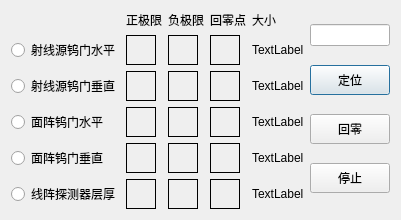
<?xml version="1.0" encoding="UTF-8"?>
<ui version="4.0">
 <class>colimateControlDialog</class>
 <widget class="QDialog" name="colimateControlDialog">
  <property name="geometry">
   <rect>
    <x>0</x>
    <y>0</y>
    <width>338</width>
    <height>214</height>
   </rect>
  </property>
  <property name="windowTitle">
   <string>colimateControlDialog</string>
  </property>
  <layout class="QHBoxLayout" name="horizontalLayout">
   <item>
    <layout class="QGridLayout" name="gridLayout">
     <item row="0" column="0">
      <widget class="QLabel" name="Label_6">
       <property name="text">
        <string/>
       </property>
       <property name="alignment">
        <set>Qt::AlignLeading|Qt::AlignLeft|Qt::AlignVCenter</set>
       </property>
      </widget>
     </item>
     <item row="0" column="1">
      <widget class="QLabel" name="Label_3">
       <property name="text">
        <string>正极限</string>
       </property>
       <property name="alignment">
        <set>Qt::AlignLeading|Qt::AlignLeft|Qt::AlignVCenter</set>
       </property>
      </widget>
     </item>
     <item row="0" column="2">
      <widget class="QLabel" name="Label_4">
       <property name="text">
        <string>负极限</string>
       </property>
       <property name="alignment">
        <set>Qt::AlignLeading|Qt::AlignLeft|Qt::AlignVCenter</set>
       </property>
      </widget>
     </item>
     <item row="0" column="3">
      <widget class="QLabel" name="Label_5">
       <property name="text">
        <string>回零点</string>
       </property>
       <property name="alignment">
        <set>Qt::AlignLeading|Qt::AlignLeft|Qt::AlignVCenter</set>
       </property>
      </widget>
     </item>
     <item row="0" column="4">
      <widget class="QLabel" name="Label_2">
       <property name="text">
        <string>大小</string>
       </property>
       <property name="alignment">
        <set>Qt::AlignLeading|Qt::AlignLeft|Qt::AlignVCenter</set>
       </property>
      </widget>
     </item>
     <item row="1" column="0">
      <widget class="QRadioButton" name="rayHRadioButton">
       <property name="text">
        <string>射线源钨门水平</string>
       </property>
      </widget>
     </item>
     <item row="1" column="1">
      <widget class="QLabel" name="rayHNegativeLimitLabel">
       <property name="sizePolicy">
        <sizepolicy hsizetype="Preferred" vsizetype="Preferred">
         <horstretch>0</horstretch>
         <verstretch>0</verstretch>
        </sizepolicy>
       </property>
       <property name="minimumSize">
        <size>
         <width>30</width>
         <height>30</height>
        </size>
       </property>
       <property name="maximumSize">
        <size>
         <width>30</width>
         <height>30</height>
        </size>
       </property>
       <property name="autoFillBackground">
        <bool>true</bool>
       </property>
       <property name="frameShape">
        <enum>QFrame::Box</enum>
       </property>
       <property name="text">
        <string/>
       </property>
      </widget>
     </item>
     <item row="1" column="2">
      <widget class="QLabel" name="rayHPositiveLimitLabel">
       <property name="sizePolicy">
        <sizepolicy hsizetype="Preferred" vsizetype="Preferred">
         <horstretch>0</horstretch>
         <verstretch>0</verstretch>
        </sizepolicy>
       </property>
       <property name="minimumSize">
        <size>
         <width>30</width>
         <height>30</height>
        </size>
       </property>
       <property name="maximumSize">
        <size>
         <width>30</width>
         <height>30</height>
        </size>
       </property>
       <property name="autoFillBackground">
        <bool>true</bool>
       </property>
       <property name="frameShape">
        <enum>QFrame::Box</enum>
       </property>
       <property name="text">
        <string/>
       </property>
      </widget>
     </item>
     <item row="1" column="3">
      <widget class="QLabel" name="rayHZeroLabel">
       <property name="sizePolicy">
        <sizepolicy hsizetype="Preferred" vsizetype="Preferred">
         <horstretch>0</horstretch>
         <verstretch>0</verstretch>
        </sizepolicy>
       </property>
       <property name="minimumSize">
        <size>
         <width>30</width>
         <height>30</height>
        </size>
       </property>
       <property name="maximumSize">
        <size>
         <width>30</width>
         <height>30</height>
        </size>
       </property>
       <property name="autoFillBackground">
        <bool>true</bool>
       </property>
       <property name="frameShape">
        <enum>QFrame::Box</enum>
       </property>
       <property name="text">
        <string/>
       </property>
      </widget>
     </item>
     <item row="1" column="4">
      <widget class="QLabel" name="rayHPositionLabel">
       <property name="text">
        <string>TextLabel</string>
       </property>
      </widget>
     </item>
     <item row="2" column="0">
      <widget class="QRadioButton" name="rayVRadioButton">
       <property name="text">
        <string>射线源钨门垂直</string>
       </property>
      </widget>
     </item>
     <item row="2" column="1">
      <widget class="QLabel" name="rayVNegativeLimitLabel">
       <property name="sizePolicy">
        <sizepolicy hsizetype="Preferred" vsizetype="Preferred">
         <horstretch>0</horstretch>
         <verstretch>0</verstretch>
        </sizepolicy>
       </property>
       <property name="minimumSize">
        <size>
         <width>30</width>
         <height>30</height>
        </size>
       </property>
       <property name="maximumSize">
        <size>
         <width>30</width>
         <height>30</height>
        </size>
       </property>
       <property name="autoFillBackground">
        <bool>true</bool>
       </property>
       <property name="frameShape">
        <enum>QFrame::Box</enum>
       </property>
       <property name="text">
        <string/>
       </property>
      </widget>
     </item>
     <item row="2" column="2">
      <widget class="QLabel" name="rayVPositiveLimitLabel">
       <property name="sizePolicy">
        <sizepolicy hsizetype="Preferred" vsizetype="Preferred">
         <horstretch>0</horstretch>
         <verstretch>0</verstretch>
        </sizepolicy>
       </property>
       <property name="minimumSize">
        <size>
         <width>30</width>
         <height>30</height>
        </size>
       </property>
       <property name="maximumSize">
        <size>
         <width>30</width>
         <height>30</height>
        </size>
       </property>
       <property name="autoFillBackground">
        <bool>true</bool>
       </property>
       <property name="frameShape">
        <enum>QFrame::Box</enum>
       </property>
       <property name="text">
        <string/>
       </property>
      </widget>
     </item>
     <item row="2" column="3">
      <widget class="QLabel" name="rayVZeroLabel">
       <property name="sizePolicy">
        <sizepolicy hsizetype="Preferred" vsizetype="Preferred">
         <horstretch>0</horstretch>
         <verstretch>0</verstretch>
        </sizepolicy>
       </property>
       <property name="minimumSize">
        <size>
         <width>30</width>
         <height>30</height>
        </size>
       </property>
       <property name="maximumSize">
        <size>
         <width>30</width>
         <height>30</height>
        </size>
       </property>
       <property name="autoFillBackground">
        <bool>true</bool>
       </property>
       <property name="frameShape">
        <enum>QFrame::Box</enum>
       </property>
       <property name="text">
        <string/>
       </property>
      </widget>
     </item>
     <item row="2" column="4">
      <widget class="QLabel" name="rayVPositionLabel">
       <property name="text">
        <string>TextLabel</string>
       </property>
      </widget>
     </item>
     <item row="3" column="0">
      <widget class="QRadioButton" name="detHRadioButton">
       <property name="text">
        <string>面阵钨门水平</string>
       </property>
      </widget>
     </item>
     <item row="3" column="1">
      <widget class="QLabel" name="detHNegativeLimitLabel">
       <property name="sizePolicy">
        <sizepolicy hsizetype="Preferred" vsizetype="Preferred">
         <horstretch>0</horstretch>
         <verstretch>0</verstretch>
        </sizepolicy>
       </property>
       <property name="minimumSize">
        <size>
         <width>30</width>
         <height>30</height>
        </size>
       </property>
       <property name="maximumSize">
        <size>
         <width>30</width>
         <height>30</height>
        </size>
       </property>
       <property name="autoFillBackground">
        <bool>true</bool>
       </property>
       <property name="frameShape">
        <enum>QFrame::Box</enum>
       </property>
       <property name="text">
        <string/>
       </property>
      </widget>
     </item>
     <item row="3" column="2">
      <widget class="QLabel" name="detHPositiveLimitLabel">
       <property name="sizePolicy">
        <sizepolicy hsizetype="Preferred" vsizetype="Preferred">
         <horstretch>0</horstretch>
         <verstretch>0</verstretch>
        </sizepolicy>
       </property>
       <property name="minimumSize">
        <size>
         <width>30</width>
         <height>30</height>
        </size>
       </property>
       <property name="maximumSize">
        <size>
         <width>30</width>
         <height>30</height>
        </size>
       </property>
       <property name="autoFillBackground">
        <bool>true</bool>
       </property>
       <property name="frameShape">
        <enum>QFrame::Box</enum>
       </property>
       <property name="text">
        <string/>
       </property>
      </widget>
     </item>
     <item row="3" column="3">
      <widget class="QLabel" name="detHZeroLabel">
       <property name="sizePolicy">
        <sizepolicy hsizetype="Preferred" vsizetype="Preferred">
         <horstretch>0</horstretch>
         <verstretch>0</verstretch>
        </sizepolicy>
       </property>
       <property name="minimumSize">
        <size>
         <width>30</width>
         <height>30</height>
        </size>
       </property>
       <property name="maximumSize">
        <size>
         <width>30</width>
         <height>30</height>
        </size>
       </property>
       <property name="autoFillBackground">
        <bool>true</bool>
       </property>
       <property name="frameShape">
        <enum>QFrame::Box</enum>
       </property>
       <property name="text">
        <string/>
       </property>
      </widget>
     </item>
     <item row="3" column="4">
      <widget class="QLabel" name="detHPositionLabel">
       <property name="text">
        <string>TextLabel</string>
       </property>
      </widget>
     </item>
     <item row="4" column="0">
      <widget class="QRadioButton" name="detVRadioButton">
       <property name="text">
        <string>面阵钨门垂直</string>
       </property>
      </widget>
     </item>
     <item row="4" column="1">
      <widget class="QLabel" name="detVNegativeLimitLabel">
       <property name="sizePolicy">
        <sizepolicy hsizetype="Preferred" vsizetype="Preferred">
         <horstretch>0</horstretch>
         <verstretch>0</verstretch>
        </sizepolicy>
       </property>
       <property name="minimumSize">
        <size>
         <width>30</width>
         <height>30</height>
        </size>
       </property>
       <property name="maximumSize">
        <size>
         <width>30</width>
         <height>30</height>
        </size>
       </property>
       <property name="autoFillBackground">
        <bool>true</bool>
       </property>
       <property name="frameShape">
        <enum>QFrame::Box</enum>
       </property>
       <property name="text">
        <string/>
       </property>
      </widget>
     </item>
     <item row="4" column="2">
      <widget class="QLabel" name="detVPositiveLimitLabel">
       <property name="sizePolicy">
        <sizepolicy hsizetype="Preferred" vsizetype="Preferred">
         <horstretch>0</horstretch>
         <verstretch>0</verstretch>
        </sizepolicy>
       </property>
       <property name="minimumSize">
        <size>
         <width>30</width>
         <height>30</height>
        </size>
       </property>
       <property name="maximumSize">
        <size>
         <width>30</width>
         <height>30</height>
        </size>
       </property>
       <property name="autoFillBackground">
        <bool>true</bool>
       </property>
       <property name="frameShape">
        <enum>QFrame::Box</enum>
       </property>
       <property name="text">
        <string/>
       </property>
      </widget>
     </item>
     <item row="4" column="3">
      <widget class="QLabel" name="detVZeroLabel">
       <property name="sizePolicy">
        <sizepolicy hsizetype="Preferred" vsizetype="Preferred">
         <horstretch>0</horstretch>
         <verstretch>0</verstretch>
        </sizepolicy>
       </property>
       <property name="minimumSize">
        <size>
         <width>30</width>
         <height>30</height>
        </size>
       </property>
       <property name="maximumSize">
        <size>
         <width>30</width>
         <height>30</height>
        </size>
       </property>
       <property name="autoFillBackground">
        <bool>true</bool>
       </property>
       <property name="frameShape">
        <enum>QFrame::Box</enum>
       </property>
       <property name="text">
        <string/>
       </property>
      </widget>
     </item>
     <item row="4" column="4">
      <widget class="QLabel" name="detVPositionLabel">
       <property name="text">
        <string>TextLabel</string>
       </property>
      </widget>
     </item>
     <item row="5" column="0">
      <widget class="QRadioButton" name="layerThicknessRadioButton">
       <property name="text">
        <string>线阵探测器层厚</string>
       </property>
      </widget>
     </item>
     <item row="5" column="1">
      <widget class="QLabel" name="layerThicknessNegativeLimitLabel">
       <property name="sizePolicy">
        <sizepolicy hsizetype="Preferred" vsizetype="Preferred">
         <horstretch>0</horstretch>
         <verstretch>0</verstretch>
        </sizepolicy>
       </property>
       <property name="minimumSize">
        <size>
         <width>30</width>
         <height>30</height>
        </size>
       </property>
       <property name="maximumSize">
        <size>
         <width>30</width>
         <height>30</height>
        </size>
       </property>
       <property name="autoFillBackground">
        <bool>true</bool>
       </property>
       <property name="frameShape">
        <enum>QFrame::Box</enum>
       </property>
       <property name="text">
        <string/>
       </property>
      </widget>
     </item>
     <item row="5" column="2">
      <widget class="QLabel" name="layerThicknessPositiveLimitLabel">
       <property name="sizePolicy">
        <sizepolicy hsizetype="Preferred" vsizetype="Preferred">
         <horstretch>0</horstretch>
         <verstretch>0</verstretch>
        </sizepolicy>
       </property>
       <property name="minimumSize">
        <size>
         <width>30</width>
         <height>30</height>
        </size>
       </property>
       <property name="maximumSize">
        <size>
         <width>30</width>
         <height>30</height>
        </size>
       </property>
       <property name="autoFillBackground">
        <bool>true</bool>
       </property>
       <property name="frameShape">
        <enum>QFrame::Box</enum>
       </property>
       <property name="text">
        <string/>
       </property>
      </widget>
     </item>
     <item row="5" column="3">
      <widget class="QLabel" name="layerThicknessZeroLabel">
       <property name="sizePolicy">
        <sizepolicy hsizetype="Preferred" vsizetype="Preferred">
         <horstretch>0</horstretch>
         <verstretch>0</verstretch>
        </sizepolicy>
       </property>
       <property name="minimumSize">
        <size>
         <width>30</width>
         <height>30</height>
        </size>
       </property>
       <property name="maximumSize">
        <size>
         <width>30</width>
         <height>30</height>
        </size>
       </property>
       <property name="autoFillBackground">
        <bool>true</bool>
       </property>
       <property name="frameShape">
        <enum>QFrame::Box</enum>
       </property>
       <property name="text">
        <string/>
       </property>
      </widget>
     </item>
     <item row="5" column="4">
      <widget class="QLabel" name="layerThicknessPositionLabel">
       <property name="text">
        <string>TextLabel</string>
       </property>
      </widget>
     </item>
    </layout>
   </item>
   <item>
    <layout class="QVBoxLayout" name="verticalLayout">
     <item>
      <widget class="QLineEdit" name="positionEdit"/>
     </item>
     <item>
      <widget class="QPushButton" name="absPosButton">
       <property name="minimumSize">
        <size>
         <width>0</width>
         <height>30</height>
        </size>
       </property>
       <property name="text">
        <string>定位</string>
       </property>
      </widget>
     </item>
     <item>
      <widget class="QPushButton" name="homeButton">
       <property name="minimumSize">
        <size>
         <width>0</width>
         <height>30</height>
        </size>
       </property>
       <property name="text">
        <string>回零</string>
       </property>
      </widget>
     </item>
     <item>
      <widget class="QPushButton" name="stopButton">
       <property name="minimumSize">
        <size>
         <width>0</width>
         <height>30</height>
        </size>
       </property>
       <property name="text">
        <string>停止</string>
       </property>
      </widget>
     </item>
    </layout>
   </item>
  </layout>
 </widget>
 <layoutdefault spacing="6" margin="11"/>
 <resources/>
 <connections/>
</ui>
